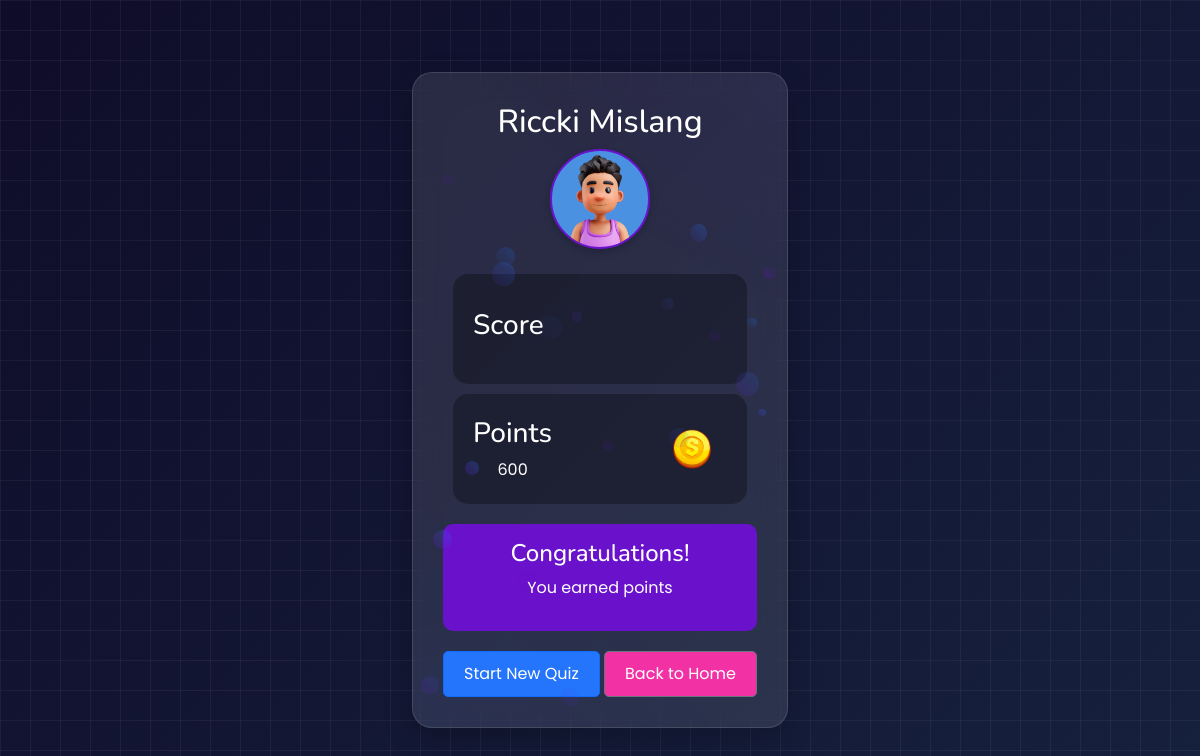
Page /students/quiz_result.php (signed in) on the committed database.
### tables this page shows
CREATE TABLE IF NOT EXISTS `students` (
  `student_id` int NOT NULL AUTO_INCREMENT,
  `user_id` int NOT NULL,
  `lastname` varchar(255) NOT NULL,
  `firstname` varchar(255) NOT NULL,
  `year` varchar(255) NOT NULL,
  `department` varchar(255) NOT NULL,
  `score` int NOT NULL DEFAULT '0',
  `duration` int NOT NULL DEFAULT '0',
  `status` enum('active','inactive') NOT NULL DEFAULT 'inactive',
  `start_time` timestamp NOT NULL,
  `ranking_id` int DEFAULT NULL,
  `ip_address` varchar(255) DEFAULT NULL,
  `profile_path` text,
  PRIMARY KEY (`student_id`),
  UNIQUE KEY `ranking_id` (`ranking_id`),
  KEY `user_id` (`user_id`)
);

### students/includes/session.php (called while the page is built, shortened)
<?php
include 'db/dbconn.php';
$user_id = $_SESSION['user_id'];
$stmt = $conn->prepare("SELECT * FROM students WHERE user_id = ?");
$stmt->bind_param('i', $user_id);
$stmt->execute();
$result = $stmt->get_result();
$row1 = $result->fetch_assoc();
$studentName = ($row1['firstname'] ?? '') . ' ' . ($row1['lastname'] ?? '');
$student_score = $row1['score'] ?? 0;
$profile_pic = $row1['profile_path'] ?? null;
?>

### students/quiz_result.php (the view, shortened to what this page needs)
<?php
include 'includes/session.php';
include 'includes/header.php';
?>
<link rel="stylesheet" href="css/quiz_result.css">
<body>
    <main id="main" class="main">
        <div class="quiz-results-container">
            <div class="results-header">
                <div class="profile-section">
                    <h2 class="student-name"><?php echo $studentName; ?></h2>
                    <div class="profile-img" style="background-image: url('<?php echo ($profile_pic) ? $profile_pic : 'assets/avatars/no-profile.jpg'; ?>')"></div>
                </div>
            </div>
            <div class="results-grid mt-2 ">
                <div class="result-card score-card">
                    <div class="card-content">
                        <h3>Score</h3>
                    </div>
                    <div class="card-icon result-img"></div>
                </div>
                <div class="result-card points-card">
                    <div class="card-content">
                        <h3>Points</h3>
                        <span class="result-value"><?php echo $student_score; ?></span>
                    </div>
                    <div class="card-icon points-img"></div>
                </div>
            </div>
            <div class="congratulations-banner">
                <h4>Congratulations!</h4>
                <p>You earned <?php echo $_GET['points']; ?> points</p>
            </div>
            <div class="action-buttons">
                <a href="take_quiz.php" class="btn btn-primary">Start New Quiz</a>
                <a href="leaderboard.php" class="btn btn-secondary">Back to Home</a>
            </div>
        </div>
    </main>
</body>

### students/css/style.css (style rules this page uses)
body { background: var(--background); font-family: "Open Sans", sans-serif; color: #444444; }
a { color: #4154f1; text-decoration: none; }
h1, h2, h3, h4, h5, h6 { font-family: "Nunito", sans-serif; }
#main { margin-top: 60px; padding: 20px 30px; transition: all 0.3s; }

### students/css/sidebar.css (style rules this page uses)
@media (min-width: 1200px) { #main, #footer { margin-left: 280px; } }

### students/css/quiz_result.css (style rules this page uses)
body { background: linear-gradient(135deg, var(--background-color), #16213e); font-family: "Poppins", sans-serif; color: var(--text-color); min-height: 100vh; display: flex; justify-content: center; align-items: center; margin: 0; padding: 20px; }
body::before { content: ""; position: fixed; top: 0; left: 0; width: 100%; height: 100%; background-image: linear-gradient( rgba(255, 255, 255, 0.05) 1px, transparent 1px ), linear-gradient(90deg, rgba(255, 255, 255, 0.05) 1px, transparent 1px); background-size: 30px 30px; pointer-events: none; z-index: -1; }
#main { margin-top: 0; margin-left: 0; }
.quiz-results-container { background: var(--card-background); border-radius: 20px; backdrop-filter: blur(15px); border: 1px solid rgba(255, 255, 255, 0.125); max-width: 500px; width: 100%; padding: 30px; text-align: center; box-shadow: 0 10px 30px rgba(0, 0, 0, 0.2); position: relative; overflow: hidden; }
.quiz-results-container::before { content: ""; position: absolute; top: -50%; left: -50%; width: 200%; height: 200%; background: radial-gradient( circle at top right, rgba(106, 17, 203, 0.2), transparent 40% ), radial-gradient( circle at bottom left, rgba(37, 117, 252, 0.2), transparent 40% ); opacity: 0.5; pointer-events: none; z-index: -1; }
.result-card { margin: 10px; position: relative; flex: 1; display: flex; align-items: center; justify-content: space-between; background: rgba(0, 0, 0, 0.3); border-radius: 15px; padding: 20px; transition: all 0.3s ease; overflow: hidden; }
.result-card::after { content: ""; position: absolute; top: -50%; left: -50%; width: 200%; height: 200%; background: linear-gradient( 45deg, transparent, rgba(255, 255, 255, 0.1), transparent ); transform: rotate(45deg); pointer-events: none; transition: all 0.3s ease; opacity: 0; }
.profile-img { width: 100px; height: 100px; border-radius: 50%; background-size: cover; background-position: center; border: 2px solid var(--primary-color); margin-bottom: 15px; box-shadow: 0 4px 8px rgba(0, 0, 0, 0.2); }
.profile-section { display: flex; flex-direction: column; align-items: center; justify-content: center; }
.congratulations-banner { background: var(--primary-color); color: var(--text-color); padding: 15px; border-radius: 10px; margin: 20px 0; }
.action-buttons .btn { padding: 10px 20px; border-radius: 5px; text-decoration: none; color: var(--text-color); transition: background 0.3s ease; }
.action-buttons .btn-primary { background: var(--secondary-color); }
.action-buttons .btn-secondary { background: var(--accent-color); }
.result-img { background-image: url("../assets/img/score_result.png"); background-repeat: no-repeat; background-size: 100% 100%; height: 70px; width: 70px; }
.points-img { background-image: url("../assets/img/coin.png"); background-repeat: no-repeat; background-size: 100% 100%; height: 70px; width: 70px; }

### rows in the picture
students: studentName "Riccki Mislang", profile_path (picture), score "600"
